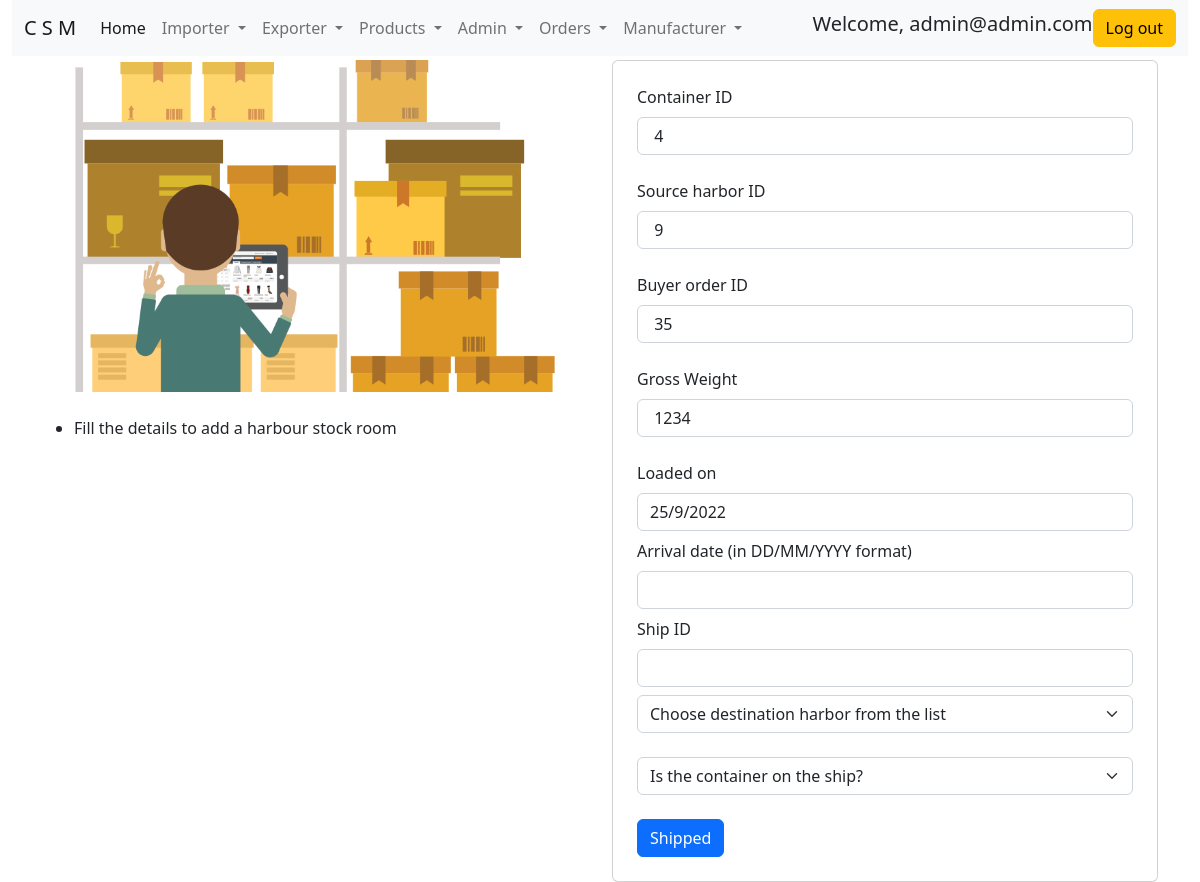
The page /shippingorderform.php?cid=7 (signed in) on the database its author committed.
### tables this page shows
CREATE TABLE `users` (
  `user_id` bigint(20) NOT NULL,
  `user_name` varchar(30) NOT NULL,
  `password` varchar(100) NOT NULL,
  `user_company` varchar(30) NOT NULL,
  `account_type` varchar(255) NOT NULL,
  `address` varchar(10000) NOT NULL,
  `status` varchar(100) NOT NULL,
  `contact_number` int(10) NOT NULL
);

CREATE TABLE `loading_orders` (
  `loadingOrderId` bigint(20) NOT NULL,
  `containerId` bigint(20) NOT NULL,
  `buyerOrderId` bigint(20) NOT NULL,
  `harborId` bigint(20) NOT NULL,
  `packId` bigint(20) NOT NULL,
  `grossWeight` bigint(20) NOT NULL,
  `grossCubeFeet` bigint(20) NOT NULL,
  `loadingImage` mediumblob NOT NULL,
  `loadingDate` varchar(22) NOT NULL,
  `onShip` varchar(10) NOT NULL
);

### functions.php (called while the page is built, shortened)
<?php
function check_login($con)
{
    if(isset($_SESSION['user_name']))
    {
        $user_name = $_SESSION['user_name'];
        $query = "select * from users where user_name = '$user_name' limit 1";
        $result = mysqli_query($con,$query);
        if($result && mysqli_num_rows($result) > 0)
        {
            $user_data = mysqli_fetch_assoc($result);
            return $user_data;
        }
    }
    die;
}

### shippingorderform.php (the view, shortened to what this page needs)
<?php
include("connection.php");
include("functions.php");
$user_data = check_login($con);
if($_SERVER['REQUEST_METHOD'] == "GET")
{
    $order_id = $_GET['cid'];
    $query = "select * from loading_orders where loadingOrderId = '{$order_id}'";
    $result = mysqli_query($con, $query);
    if($result)
    {
        if($result && mysqli_num_rows($result) > 0)
        {
            $loading_order_data = mysqli_fetch_all($result);
        }
    }
    else{
        echo "problem in getting data";
    }
}
?>
<!doctype html>
<html lang="en">
  <head>
    <link href="https://cdn.jsdelivr.net/npm/bootstrap@5.2.1/dist/css/bootstrap.min.css" rel="stylesheet">
  </head>
  <body>
  <div class="container-fluid">
    <nav class="navbar navbar-expand-lg bg-light">
        <div class="container-fluid">
            <a class="navbar-brand" href="#">C S M</a>
            <div class="collapse navbar-collapse" id="navbarScroll">
            <ul class="navbar-nav me-auto my-2 my-lg-0 navbar-nav-scroll" style="--bs-scroll-height: 100px;">
                <li class="nav-item">
                <a class="nav-link active" aria-current="page" href="index.php">Home</a>
                </li>
                <li class="nav-item dropdown">
                    <a class="nav-link dropdown-toggle" href="#" role="button" data-bs-toggle="dropdown" aria-expanded="false">
                        Importer
                    </a>
                </li>
                <li class="nav-item dropdown">
                    <a class="nav-link dropdown-toggle" href="#" role="button" data-bs-toggle="dropdown" aria-expanded="false">
                        Exporter
                    </a>
                </li>
                <li class="nav-item dropdown">
                    <a class="nav-link dropdown-toggle" href="#" role="button" data-bs-toggle="dropdown" aria-expanded="false">
                        Products
                    </a>
                </li>
                <li class="nav-item dropdown">
                    <a class="nav-link dropdown-toggle" href="#" role="button" data-bs-toggle="dropdown" aria-expanded="false">
                        Admin
                    </a>
                </li>
                <li class="nav-item dropdown">
                    <a class="nav-link dropdown-toggle" href="#" role="button" data-bs-toggle="dropdown" aria-expanded="false">
                        Orders
                    </a>
                </li>
                <li class="nav-item dropdown">
                    <a class="nav-link dropdown-toggle" href="#" role="button" data-bs-toggle="dropdown" aria-expanded="false">
                        Manufacturer
                    </a>
                </li>
            </ul>
                <span class="align-middle mr-2">
                    <h1 class="display-4 fs-5 text-center ">Welcome, <?php echo $user_data['user_name']; ?> </h1>
                </span>
                <a href="logout.php">
                    <button class="btn btn-warning  ml-2" type="submit">Log out</button>
                </a>
            </div>
        </div>
    </nav>
</div>
    <div class="container mt-1">
        <div class="row justify-content-center mt-1">
            <div class="col-6">
                <img src="addinventory.png" class="img-fluid" alt="Responsive image">
                    <ul>
                        <li><p class="mt-4"> Fill the details to add a harbour stock room</p> </li>
                    </ul>
            </div>
            <div class="col-6">
                <div class="card p-2">
                    <div class="card-body">
                        <form action="shippingorderform.php" method = "post">
                            <div class="mb-4">
                                <label for="exampleFormControlInput1" class="form-label">Container ID</label>
                                <input type="text" class="form-control" id="exampleFormControlInput1" name = "containerId" value=" <?php echo $loading_order_data[0][1]; ?>" readonly>
                            </div>
                            <div class="mb-4">
                                <label for="exampleFormControlInput1" class="form-label">Source harbor ID</label>
                                <input type="text" class="form-control" id="exampleFormControlInput1" name = "sourceHarborId" value=" <?php echo $loading_order_data[0][3]; ?>" readonly>
                            </div>
                            <div class="mb-4">
                                <label for="exampleFormControlInput1" class="form-label">Buyer order ID </label>
                                <input type="text" class="form-control" id="exampleFormControlInput1" name = "Quantity" value=" <?php echo $loading_order_data[0][2]; ?>" readonly>
                            </div>
                            <div class="mb-4">
                                <label for="exampleFormControlInput1" class="form-label">Gross Weight </label>
                                <input type="text" class="form-control" id="exampleFormControlInput1" name = "grossWeight" value=" <?php echo $loading_order_data[0][5]; ?>" readonly>
                            </div>
                            <div class="mb-2">
                                <label for="exampleFormControlInput1" class="form-label">Loaded on</label>
                                <input type="text" class="form-control" id="exampleFormControlInput1" name = "loadingDate" value="<?php echo $loading_order_data[0][8]; ?>" readonly>
                            </div>
                            <div class="mb-2">
                                <label for="exampleFormControlInput1" class="form-label">Arrival date (in DD/MM/YYYY format)</label>
                                <input type="text" class="form-control" id="exampleFormControlInput1" name = "arrival_date">
                            </div>
                            <div class="mb-2">
                                <label for="exampleFormControlInput1" class="form-label">Ship ID</label>
                                <input type="text" class="form-control" id="exampleFormControlInput1" name = "ship_id">
                            </div>
                            <div class="mb-4">
                                <div class="dropdown">
                                    <select class="form-select" aria-label="Default select example" onchange="setHarborId()" id="harbor">
                                        <option selected>Choose destination harbor from the list</option>
                                    </select>
                                </div>
                            </div>
                            <div class="mb-4">
                                <div class="dropdown">
                                    <select class="form-select" aria-label="Default select example" onchange="setOnship()" id="onship">
                                        <option selected>Is the container on the ship?</option>
                                    </select>
                                </div>
                            </div>
                            <button type="submit" onclick = "setJson()"class="btn btn-primary">Shipped</button>
                        </form>
                    </div>
                  </div>
            </div>
        </div>
    </div>
  </body>
</html>

### rows shown on the page
users: user_name "admin@admin.com"
loading_orders: containerId "4", sourceHarborId "9", Quantity "35", grossWeight "1234", loadingDate "25/9/2022"
